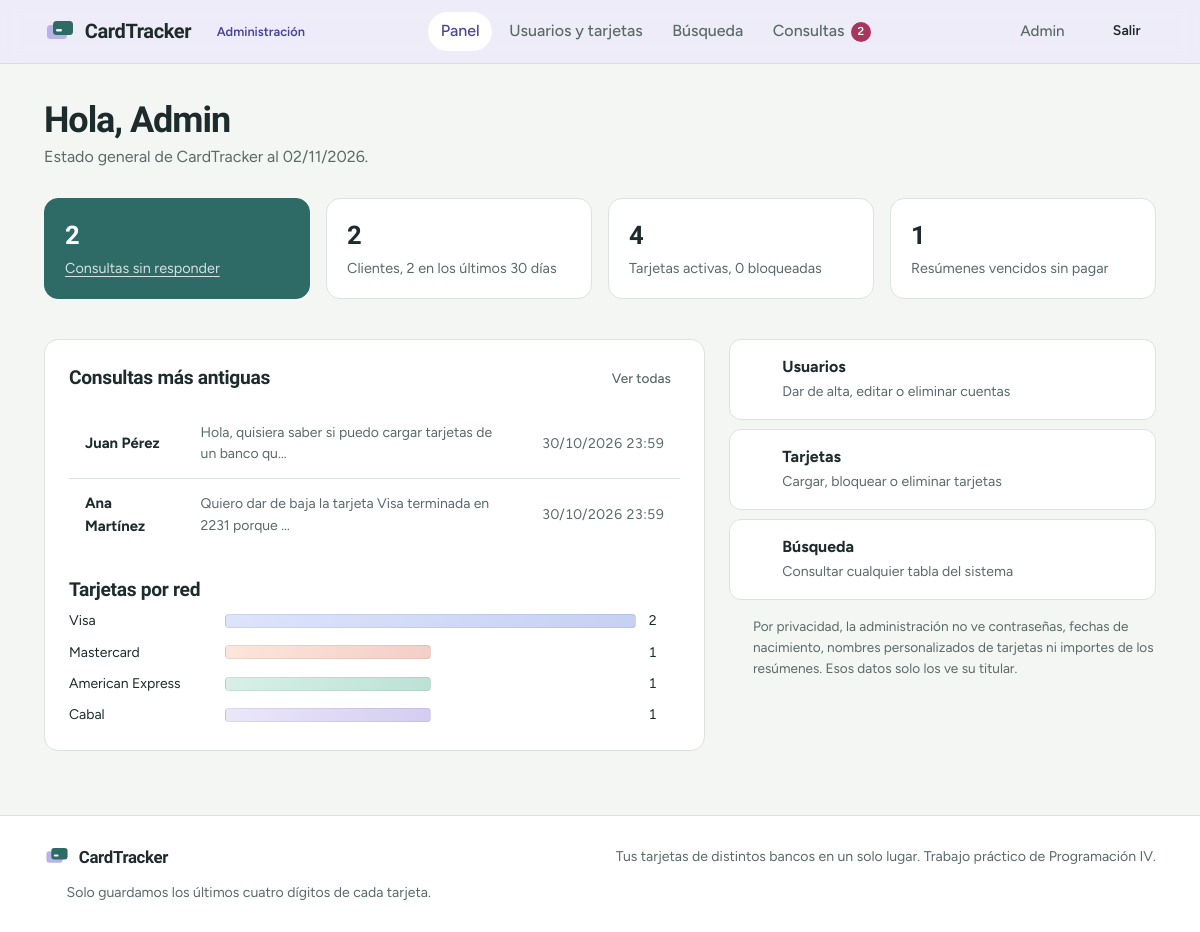
Page /admin.php (signed in) on the earlier database version.
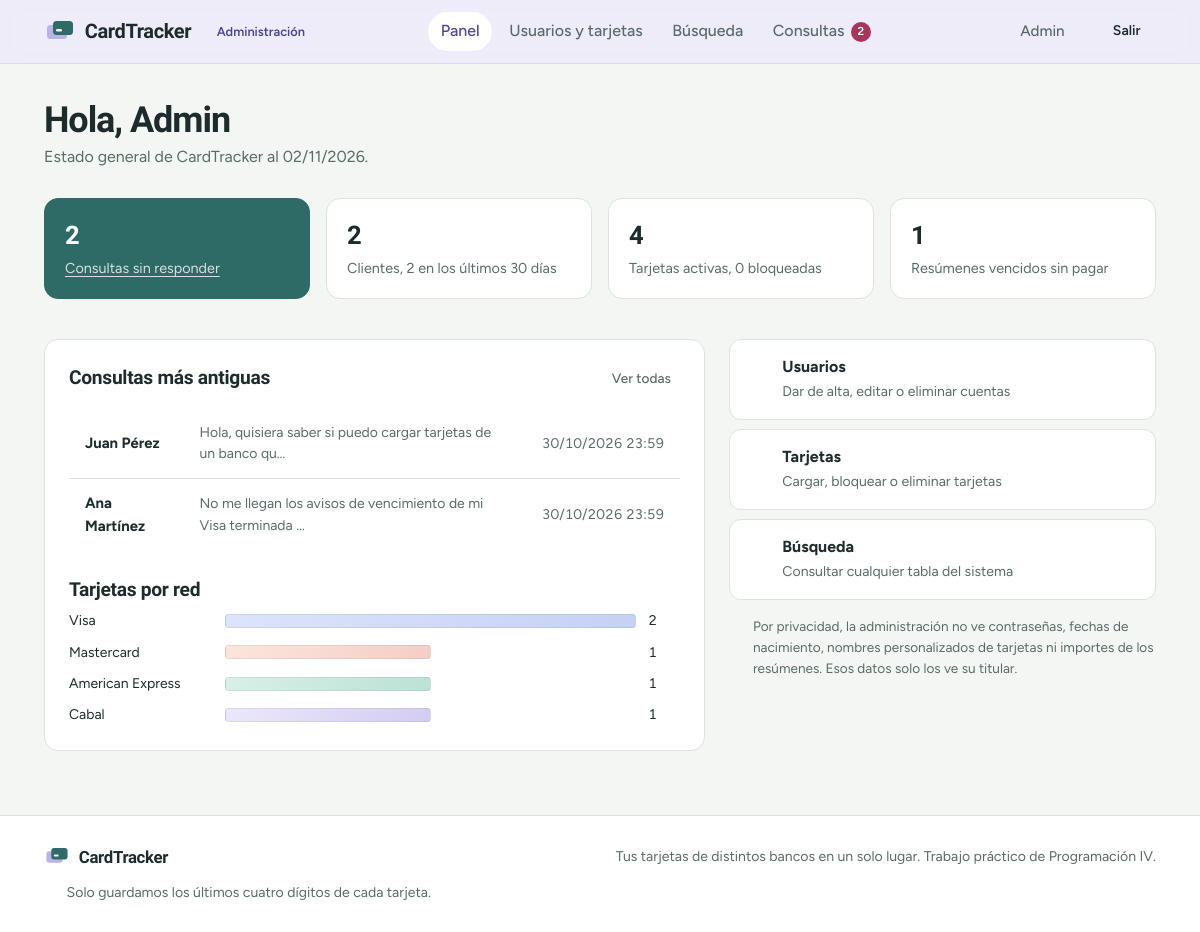
Same page on the later database version.
### tables this page shows
CREATE TABLE consultas (
    id_consulta INT AUTO_INCREMENT PRIMARY KEY,
    nombre      VARCHAR(100) NOT NULL,
    email       VARCHAR(100) NOT NULL,
    mensaje     TEXT NOT NULL,
    resuelto    ENUM('Si', 'No') NOT NULL DEFAULT 'No',
    fecha_envio TIMESTAMP DEFAULT CURRENT_TIMESTAMP
);

### includes/config.php (called while the page is built, shortened)
<?php
function db(): PDO
{
    static $pdo = null;
    if ($pdo === null) {
        try {
            $pdo = new PDO(
                'mysql:host=' . DB_HOST . ';dbname=' . DB_NAME . ';charset=utf8mb4',
                DB_USER,
                DB_PASS,
                [
                    PDO::ATTR_ERRMODE            => PDO::ERRMODE_EXCEPTION,
                    PDO::ATTR_DEFAULT_FETCH_MODE => PDO::FETCH_ASSOC,
                ]
            );
        } catch (PDOException $e) {
            error_log('CardTracker DB: ' . $e->getMessage());
            http_response_code(500);
            exit('No pudimos conectar con la base de datos. Intentá de nuevo en unos minutos.');
        }
    }
    return $pdo;
}
function e($valor): string
{
    return htmlspecialchars((string)($valor ?? ''), ENT_QUOTES, 'UTF-8');
}
function usuario_actual(): ?array
{
    return [
        'documento' => $_SESSION['documento'],
        'nombre'    => $_SESSION['nombre'],
        'apellido'  => $_SESSION['apellido'],
        'rol'       => $_SESSION['rol'],
    ];
}
function panel_de(string $rol): string
{
    return $rol === 'Administrador' ? 'admin.php' : 'generales.php';
}
function requerir_rol(string $rol): array
{
    $usuario = usuario_actual();
    return $usuario;
}

### includes/datos.php (called while the page is built, shortened)
<?php
function clase_red(string $red): string
{
    return [
        'Visa' => 'visa', 'Mastercard' => 'mastercard', 'American Express' => 'amex',
        'Cabal' => 'cabal', 'Naranja' => 'naranja',
    ][$red] ?? 'visa';
}

### admin.php (the view)
<?php
require 'includes/config.php';
require 'includes/datos.php';
require 'includes/layout.php';
$yo = requerir_rol('Administrador');
$c = db()->query("SELECT
        (SELECT COUNT(*) FROM usuarios WHERE rol = 'General') AS clientes,
        (SELECT COUNT(*) FROM usuarios WHERE rol = 'General' AND creado_el >= CURDATE() - INTERVAL 30 DAY) AS clientes_nuevos,
        (SELECT COUNT(*) FROM tarjetas WHERE estado = 'Activa') AS activas,
        (SELECT COUNT(*) FROM tarjetas WHERE estado = 'Bloqueada') AS bloqueadas,
        (SELECT COUNT(*) FROM consultas WHERE resuelto = 'No') AS pendientes,
        (SELECT COUNT(*) FROM liquidaciones WHERE estado_pago = 'Pendiente' AND fecha_vencimiento < CURDATE()) AS vencidos
    ")->fetch();
$porRed = db()->query("SELECT red, COUNT(*) AS cantidad FROM tarjetas GROUP BY red ORDER BY cantidad DESC")->fetchAll();
$maxRed = $porRed ? max(array_column($porRed, 'cantidad')) : 0;
$ultimas = db()->query("SELECT id_consulta, nombre, LEFT(mensaje, 60) AS extracto, fecha_envio FROM consultas
                        WHERE resuelto = 'No' ORDER BY fecha_envio ASC LIMIT 4")->fetchAll();
encabezado('Panel de administración', 'panel');
?>
<div class="cabecera-pagina">
    <div>
        <h1>Hola, <?= e($yo['nombre']) ?></h1>
        <p>Estado general de CardTracker al <?= date('d/m/Y') ?>.</p>
    </div>
</div>
<div class="cifras">
    <div class="cifra cifra--destacada">
        <span class="cifra__valor numero"><?= (int)$c['pendientes'] ?></span>
        <span class="cifra__texto"><a href="admin_consultas.php">Consultas sin responder</a></span>
    </div>
    <div class="cifra">
        <span class="cifra__valor numero"><?= (int)$c['clientes'] ?></span>
        <span class="cifra__texto">Clientes, <?= (int)$c['clientes_nuevos'] ?> en los últimos 30 días</span>
    </div>
    <div class="cifra">
        <span class="cifra__valor numero"><?= (int)$c['activas'] ?></span>
        <span class="cifra__texto">Tarjetas activas, <?= (int)$c['bloqueadas'] ?> bloqueadas</span>
    </div>
    <div class="cifra">
        <span class="cifra__valor numero"><?= (int)$c['vencidos'] ?></span>
        <span class="cifra__texto">Resúmenes vencidos sin pagar</span>
    </div>
</div>
<div class="dos-columnas seccion">
    <section class="panel">
        <div class="panel__cabecera">
            <h2>Consultas más antiguas</h2>
            <a class="accion" href="admin_consultas.php">Ver todas</a>
        </div>
        <?php if ($ultimas): ?>
            <div class="tabla-scroll" style="border:0">
                <table class="tabla">
                    <tbody>
                    <?php foreach ($ultimas as $q): ?>
                        <tr>
                            <td><strong><?= e($q['nombre']) ?></strong></td>
                            <td class="texto-suave chico"><?= e($q['extracto']) ?>…</td>
                            <td class="texto-suave chico numero"><?= date('d/m/Y H:i', strtotime($q['fecha_envio'])) ?></td>
                        </tr>
                    <?php endforeach; ?>
                    </tbody>
                </table>
            </div>
        <?php else: ?>
            <div class="todo-en-orden"><?= icono('check') ?>No hay consultas pendientes.</div>
        <?php endif; ?>
        <h3 style="margin-top:1.75rem">Tarjetas por red</h3>
        <div style="display:grid; gap:.6rem">
            <?php foreach ($porRed as $r): ?>
                <div style="display:grid; grid-template-columns: 9rem 1fr 2rem; gap:.75rem; align-items:center">
                    <span class="chico"><?= e($r['red']) ?></span>
                    <span class="mini-tarjeta__muestra mini-tarjeta__muestra--<?= clase_red($r['red']) ?>"
                          style="width: <?= round($r['cantidad'] / $maxRed * 100) ?>%; height: 14px; border-radius: 4px"></span>
                    <span class="numero chico"><?= (int)$r['cantidad'] ?></span>
                </div>
            <?php endforeach; ?>
        </div>
    </section>
    <aside>
        <div class="accesos">
            <a class="acceso" href="admin_abm.php?seccion=usuarios">
                <?= icono('usuarios') ?>
                <div><strong>Usuarios</strong><span>Dar de alta, editar o eliminar cuentas</span></div>
            </a>
            <a class="acceso" href="admin_abm.php?seccion=tarjetas">
                <?= icono('tarjeta') ?>
                <div><strong>Tarjetas</strong><span>Cargar, bloquear o eliminar tarjetas</span></div>
            </a>
            <a class="acceso" href="admin_busqueda.php">
                <?= icono('buscar') ?>
                <div><strong>Búsqueda</strong><span>Consultar cualquier tabla del sistema</span></div>
            </a>
        </div>
        <p class="privacidad-nota">
            <?= icono('escudo') ?>
            Por privacidad, la administración no ve contraseñas, fechas de nacimiento, nombres personalizados de tarjetas ni importes de los resúmenes. Esos datos solo los ve su titular.
        </p>
    </aside>
</div>
<?php pie(); ?>

### includes/layout.php (shortened to what this page needs)
<?php
function icono(string $nombre, string $clase = 'icono'): string
{
    $trazos = [
        'tarjeta'   => '<rect x="2.5" y="5" width="19" height="14" rx="2.5"/><path d="M2.5 10h19M6.5 15h4"/>',
        'resumen'   => '<path d="M6 3h12v18l-3-2-3 2-3-2-3 2V3z"/><path d="M9 8h6M9 12h6"/>',
        'historial' => '<path d="M4 19V9M10 19V5M16 19v-7M21 19H3"/>',
        'campana'   => '<path d="M6 16V11a6 6 0 1 1 12 0v5l1.5 2h-15L6 16z"/><path d="M10 20.5a2 2 0 0 0 4 0"/>',
        'buscar'    => '<circle cx="11" cy="11" r="6.5"/><path d="m20 20-4.2-4.2"/>',
        'escudo'    => '<path d="M12 3 4.5 6v5.5c0 4.6 3.2 8.2 7.5 9.5 4.3-1.3 7.5-4.9 7.5-9.5V6L12 3z"/><path d="m9 12 2 2 4-4"/>',
        'correo'    => '<rect x="3" y="5" width="18" height="14" rx="2"/><path d="m3.5 6.5 8.5 6.5 8.5-6.5"/>',
        'salir'     => '<path d="M14 4h4.5A1.5 1.5 0 0 1 20 5.5v13a1.5 1.5 0 0 1-1.5 1.5H14"/><path d="M10 8l-4 4 4 4M6 12h10"/>',
        'mas'       => '<path d="M12 5v14M5 12h14"/>',
        'editar'    => '<path d="M4 20h4L19 9l-4-4L4 16v4z"/><path d="m13.5 6.5 4 4"/>',
        'borrar'    => '<path d="M4 7h16M10 11v6M14 11v6M6 7l1 13h10l1-13M9 7V4h6v3"/>',
        'check'     => '<path d="m5 12.5 4.5 4.5L19 7.5"/>',
        'usuario'   => '<circle cx="12" cy="8" r="4"/><path d="M4 20c1.5-3.5 4.5-5 8-5s6.5 1.5 8 5"/>',
        'usuarios'  => '<circle cx="9" cy="8" r="3.5"/><path d="M2.5 19c1-3 3.5-4.5 6.5-4.5s5.5 1.5 6.5 4.5"/><path d="M16 4.6a3.5 3.5 0 0 1 0 6.8M18 14.8c1.7.6 2.9 2 3.5 4.2"/>',
        'pausa'     => '<circle cx="12" cy="12" r="9"/><path d="M10 9v6M14 9v6"/>',
        'play'      => '<circle cx="12" cy="12" r="9"/><path d="m10 8.5 5 3.5-5 3.5v-7z"/>',
        'alerta'    => '<path d="M12 4 2.5 20h19L12 4z"/><path d="M12 10v4.5M12 17.5v.01"/>',
        'reloj'     => '<circle cx="12" cy="12" r="9"/><path d="M12 7v5l3 2"/>',
        'menu'      => '<path d="M4 7h16M4 12h16M4 17h16"/>',
        'volver'    => '<path d="M10 6 4 12l6 6M4 12h16"/>',
        'ubicacion' => '<path d="M12 21s-6.5-5.6-6.5-11a6.5 6.5 0 0 1 13 0c0 5.4-6.5 11-6.5 11z"/><circle cx="12" cy="10" r="2.5"/>',
        'deshacer'  => '<path d="M9 14 4 9l5-5"/><path d="M4 9h10a6 6 0 0 1 0 12h-3"/>',
    ];
    return '<svg class="' . e($clase) . '" viewBox="0 0 24 24" fill="none" stroke="currentColor" '
         . 'stroke-width="1.8" stroke-linecap="round" stroke-linejoin="round" aria-hidden="true">'
         . ($trazos[$nombre] ?? '') . '</svg>';
}
function logotipo(): string
{
    return '<svg class="logo__marca" viewBox="0 0 32 32" aria-hidden="true">'
         . '<rect x="3" y="9" width="20" height="14" rx="3.5" fill="var(--c-lila)"/>'
         . '<rect x="9" y="5" width="20" height="14" rx="3.5" fill="var(--c-primario)"/>'
         . '<rect x="12" y="13" width="6" height="2.4" rx="1.2" fill="var(--c-papel)"/>'
         . '</svg><span>CardTracker</span>';
}
function encabezado(string $titulo, string $activo = '', string $claseMain = 'contenido', bool $conMensajes = true): void
{
    $usuario = usuario_actual();
    $rol = $usuario['rol'] ?? null;
    if ($rol === 'General') {
        $cantidadAvisos = count(obtener_avisos($usuario['documento']));
        $enlaces = [
            ['inicio', 'generales.php', 'Inicio', 0],
            ['tarjetas', 'tarjetas.php', 'Mis tarjetas', 0],
            ['resumenes', 'liquidaciones.php', 'Resúmenes', 0],
            ['contacto', 'contacto.php', 'Contacto', 0],
        ];
    } elseif ($rol === 'Administrador') {
        $pendientes = (int)db()->query("SELECT COUNT(*) FROM consultas WHERE resuelto = 'No'")->fetchColumn();
        $enlaces = [
            ['panel', 'admin.php', 'Panel', 0],
            ['gestion', 'admin_abm.php', 'Usuarios y tarjetas', 0],
            ['busqueda', 'admin_busqueda.php', 'Búsqueda', 0],
            ['consultas', 'admin_consultas.php', 'Consultas', $pendientes],
        ];
    }
    ?>
<!DOCTYPE html>
<html lang="es">
<head>
    <link rel="stylesheet" href="banco.css">
</head>
<body class="<?= $rol === 'Administrador' ? 'modo-admin' : '' ?>">
<header class="barra">
    <div class="barra__interior">
        <a class="logo" href="<?= $rol ? panel_de($rol) : 'index.php' ?>"><?= logotipo() ?></a>
        <?php if ($rol === 'Administrador'): ?>
            <span class="etiqueta-admin">Administración</span>
        <?php endif; ?>
        <label for="menu-movil" class="menu-movil__boton" aria-label="Abrir menú"><?= icono('menu') ?></label>
        <nav class="nav" aria-label="Principal">
            <ul class="nav__lista">
                <?php foreach ($enlaces as [$clave, $href, $texto, $contador]): ?>
                    <li>
                        <a href="<?= $href ?>" class="nav__enlace<?= $clave === $activo ? ' es-activo' : '' ?>"
                           <?= $clave === $activo ? 'aria-current="page"' : '' ?>>
                            <?= e($texto) ?>
                            <?php if ($contador > 0): ?><span class="contador"><?= $contador ?></span><?php endif; ?>
                        </a>
                    </li>
                <?php endforeach; ?>
            </ul>
            <div class="nav__acciones">
                <?php if ($usuario): ?>
                    <span class="nav__usuario"><?= icono('usuario') ?><?= e($usuario['nombre']) ?></span>
                    <a href="logout.php" class="boton boton--fantasma boton--chico"><?= icono('salir') ?>Salir</a>
                <?php else: ?>
                    <a href="index.php#ingresar" class="boton boton--fantasma boton--chico">Ingresar</a>
                    <a href="registro.php" class="boton boton--primario boton--chico">Crear cuenta</a>
                <?php endif; ?>
            </div>
        </nav>
    </div>
</header>
<main id="principal" class="<?= e($claseMain) ?>">
<?php
}
    ob_start(); ?>
<?php
function pie(): void
{
    ?>
</main>
<footer class="pie">
    <div class="pie__interior">
        <a class="logo logo--chico" href="index.php"><?= logotipo() ?></a>
        <p>Tus tarjetas de distintos bancos en un solo lugar. Trabajo práctico de Programación IV.</p>
        <p class="pie__privacidad"><?= icono('escudo') ?>Solo guardamos los últimos cuatro dígitos de cada tarjeta.</p>
    </div>
</footer>
</body>
</html>
<?php
}

Differences in the rows shown:
changed consultas "Ana Martínez": extracto "Quiero dar de baja la tarjeta Visa terminada en 2231 porque" → "No me llegan los avisos de vencimiento de mi Visa terminada"
